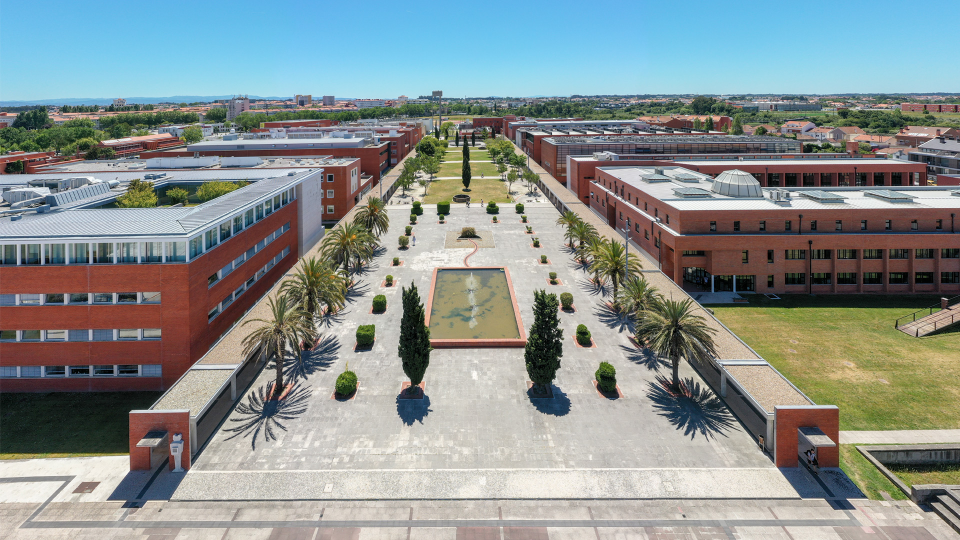
#> input picture Aula1/Ex1/UA.jpg.png, 1920 x 1080 px, found by its file name (shown at 1/2 size)
$ python main.py
#> lines starting #> are read from the running program, lines starting #| are printed output that depends on the picture
#!/usr/bin/env python3

# OpenCV Tutorial - Arithmetic Operations on Images

import numpy as np
import cv2 as cv


def main():
    x = np.uint8([250])
    y = np.uint8([10])

    print( cv.add(x,y) ) # 250+10 = 260 => 255

    print( x+y ) # 250+10 = 260 % 256 = 4

    # Image Blending
    img1 = cv.imread('/home/guilherme/SAVI/Aula1/Ex1/UA.jpg.png')
#> img1 is the input picture: shape (1080, 1920, 3); mean B, G, R 143.6, 145, 136.5
    print( img1.shape )
#| (1080, 1920, 3)
    img1_resized = cv.resize(img1, (176, 124))
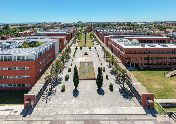
#> img1_resized: shape (124, 176, 3); mean B, G, R 143.5, 144.7, 136.1
    print( img1_resized.shape )
#| (124, 176, 3)

    img2 = cv.imread('/home/guilherme/SAVI/Aula1/Ex6/opencv-logo.png')
#> (the run stopped early here; a loop or call above may not have finished)

$ run again, with Aula8/images/mountain/100-0023_img.jpg saved as Aula1/Ex1/UA.jpg.png
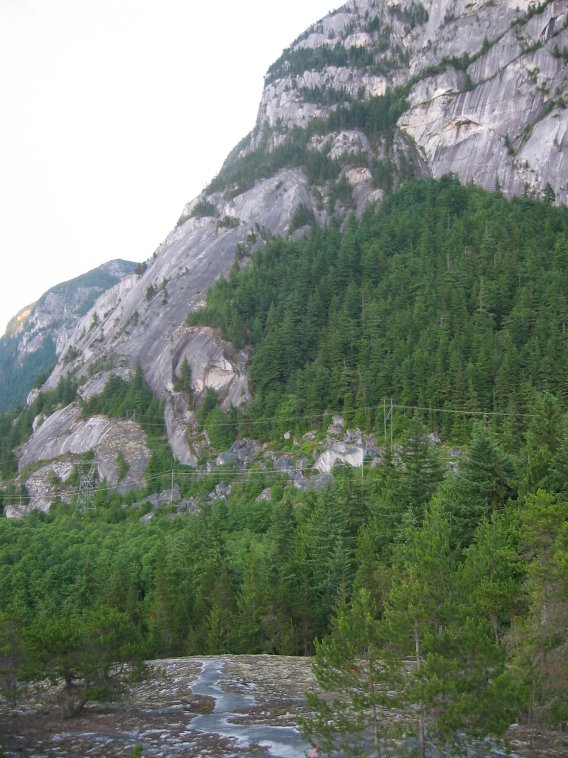
#> input picture Aula8/images/mountain/100-0023_img.jpg, 568 x 758 px, found by its file name
#> in main, img1 is the input picture: shape (758, 568, 3); mean B, G, R 116.1, 130, 119.3
#| (758, 568, 3)
#> in main, `img1_resized = cv.resize(img1, (176, 124))`:
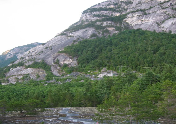
#> img1_resized: shape (124, 176, 3); mean B, G, R 115.9, 129.9, 119.2
#| (124, 176, 3)
